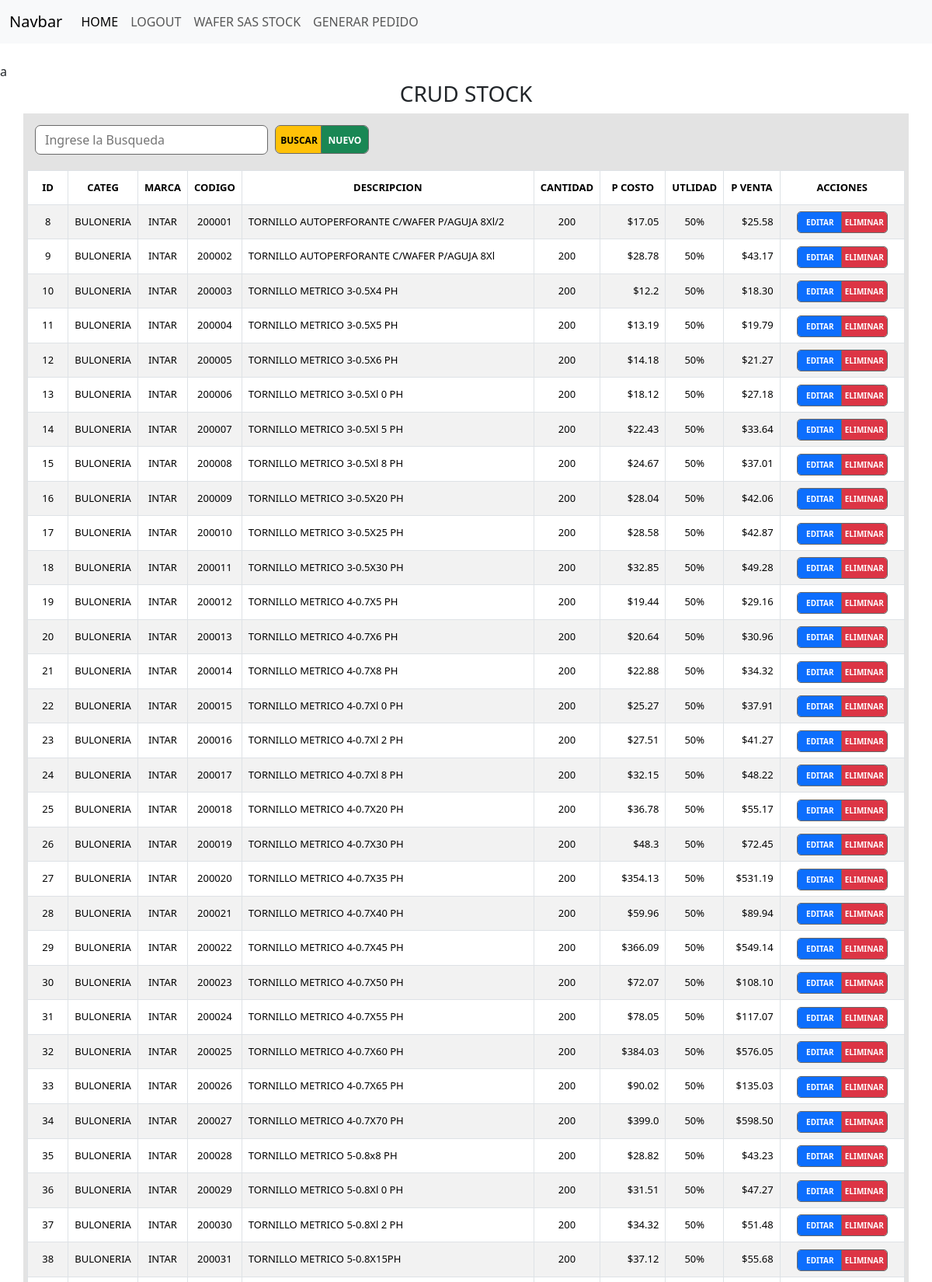
/stock/ (signed in, upper part), run on the app's committed database.
### stock/models.py (models this page shows, shortened)
class Producto(models.Model):
    categoria = models.ForeignKey(Categorias, on_delete=models.CASCADE)
    marca = models.ForeignKey(Marcas, on_delete=models.CASCADE)
    codigo = models.IntegerField()
    descripcion = models.CharField(max_length = 150)
    cantidad = models.IntegerField()
    precioCosto = models.FloatField(default=0.0)
    utilidad = models.ForeignKey(Utilidad, on_delete=models.CASCADE)
    precioPublico= models.FloatField(default=0.0)

class Categorias (models.Model):
    catNom = models.CharField(max_length = 50)
    catDescripcion= models.CharField(max_length=100)

class Marcas(models.Model):
    marcaNom = models.CharField(max_length = 50)
    marcaDescripcion= models.CharField(max_length=100)

class Utilidad(models.Model):
    utilValor = models.FloatField()
    utilDescripcion = models.CharField(max_length = 100)

### stock/views.py (the view)
# urls.py: path('',include('stock.urls')),
@login_required
def stock(request):
    form = ProductoBusqueda()
    if request.method == 'GET':
        print('va el GET')
        productos = Producto.objects.all()
        for producto in productos:
            producto.precioPublico= floatformat(producto.precioCosto*producto.utilidad.utilValor,2)
        return render(request, 'stock.html', {
            'form': form,
            'productos': productos
            })

### stock/forms.py
class ProductoBusqueda(forms.Form):
    descripcion = forms.CharField(
        max_length=50,
        label= '',
        widget=forms.TextInput(attrs={'class': 'form-control-outline','style': 'width: 300px;','placeholder':'Ingrese la Busqueda'})
    )

### stock/context_processor.py (called while the page is built)
def total_carrito(request):
    total = 0
    if request.user.is_authenticated:
        if "carrito" in request.session.keys():
            for key, value in request.session["carrito"].items():
                total += float(value["acumulado"])
    total = round(total, 2)
    return {"total_carrito": total}

### stock/templates/stock.html (shortened to what this page needs)
{% extends 'base.html' %} {% block content %} {% load static %}
<link rel="stylesheet" href="{% static '/css/stock.css' %}"> a
<div class="container">
    <div class="row">
        <div class="col-12 align-self-center">
            <h3>CRUD STOCK</h3>
        </div>
    </div>
    <div class="row">
        <div class="col-md-6 d-flex align-items-center" style="background-color:  #e3e3e3; padding: 5px;">
            <form class="d-flex align-items-center" method="post" action="{% url 'buscar' %}" style="padding: 5px;">
                <div class="d-flex align-items-center justify-content-center" style="padding: 5px;">
                    {{ form }}
                </div>
                <div style="padding: 5px;" class="btn-group">
                    <button type="submit" class="btn btn-warning">BUSCAR</button>
                    <a class="btn btn-success" href="{% url 'nuevo' %}">NUEVO</a>
                </div>
            </form>
        </div>
        <div class="col-md-6 d-flex align-items-center" style="background-color: #e3e3e3; padding: 5px; ">
        </div>
    </div>
    <div class="row">
        <div class="col" style="background-color: #e3e3e3; padding: 5px;">
            <div class="table-responsive">
                <form action="">
                    <table id="tabla" class="table table-striped table-bordered table-hover">
                        <thead>
                            <tr class="encabezados">
                                <th scope="col">ID</th>
                                <th scope="col">CATEG</th>
                                <th scope="col">MARCA</th>
                                <th scope="col">CODIGO</th>
                                <th scope="col">DESCRIPCION</th>
                                <th scope="col">CANTIDAD</th>
                                <th scope="col">P COSTO</th>
                                <th scope="col">UTLIDAD</th>
                                <th scope="col">P VENTA</th>
                                <th scope="col">ACCIONES</th>
                            </tr>
                        </thead>
                        <tbody>
                            {% for producto in productos %}
                            <tr class="contenido">
                                <td scope="row" class="columNum">{{ producto.id }}</td>
                                <td class="columCategoria">{{ producto.categoria.catNom }}</td>
                                <td class="columMarca">{{ producto.marca.marcaNom }}</td>
                                <td class="columNum">{{ producto.codigo }}</td>
                                <td class="columDescripcion">{{ producto.descripcion }}</td>
                                <td class="columNum">{{ producto.cantidad }}</td>
                                <td class="columMoneda">${{ producto.precioCosto }}</td>
                                <td class="columUtilidad">{{ producto.utilidad.utilDescripcion}}</td>
                                <td class="columMoneda">${{ producto.precioPublico}}</td>
                                <td class="centrarbotones">
                                    <div class="btn-group">
                                        <a class="btn btn-primary btn-sm " href="{% url 'actualizar' id=producto.id %}">EDITAR</a>
                                        <a class="btn btn-danger btn-sm" href="{% url 'eliminar' id=producto.id %}">ELIMINAR</a>
                                    </div>
                                </td>
                            </tr>
                            {% endfor %}
                        </tbody>
                    </table>
                </form>
            </div>
        </div>
    </div>
</div>
{% endblock %}

### stock/templates/base.html (shortened to what this page needs)
<!DOCTYPE html>
<html lang="en">
<head>
    <link href="https://cdn.jsdelivr.net/npm/bootstrap@5.3.2/dist/css/bootstrap.min.css" rel="stylesheet">
    <link href="https://getbootstrap.com/docs/5.3/assets/css/docs.css" rel="stylesheet">
</head>
<nav class="navbar navbar-expand-lg bg-light">
    <div class="container-fluid">
        <a class="navbar-brand" href="#">Navbar</a>
        <div class="collapse navbar-collapse" id="navbarNav">
            <ul class="navbar-nav">
                <li class="nav-item">
                    <a class="nav-link active" aria-current="page" href="/">HOME</a>
                </li>
                {% if user.is_authenticated %}
                <li class="nav-item">
                    <a class="nav-link" href="/logout">LOGOUT</a>
                </li>
                <li class="nav-item">
                    <a class="nav-link" href="/stock">WAFER SAS STOCK</a>
                </li>
                <li class="nav-item">
                    <a class="nav-link" href="/pedidos">GENERAR PEDIDO</a>
                </li>
                {%endif%}
            </ul>
        </div>
    </div>
</nav>
<br>
<body>
    {% block content %} {% endblock %}
</body>
</html>

### stock/static/css/stock.css (style rules this page uses)
.row .col-12 { text-align: center; }
.columMoneda { text-align: right; }
.columNum { text-align: center; }
.columCategoria { text-align: center; }
.columMarca { text-align: center; }
.columDescripcion { text-align: left; }
.columUtilidad { text-align: center; }
.centrarbotones { text-align: center; }
.table { font-size: 13px; width: 100%; border-collapse: collapse; line-height: 27px; padding: 2px; }
.table-responsive { text-align: center; align-items: center; }
.table td:nth-child(1), .table th:nth-child(1) { width: 5%; text-align: center; }
.table td:nth-child(2), .table th:nth-child(2) { width: 5%; }
.table td:nth-child(3), .table th:nth-child(3) { width: 5%; }
.table td:nth-child(4), .table th:nth-child(4) { width: 5%; }
.table td:nth-child(5) { width: 40%; text-align: left; }
.table th:nth-child(5) { width: 40%; text-align: center; }
.table td:nth-child(6), .table th:nth-child(6) { width: 5%; align-items: center; }
.table td:nth-child(7), .table th:nth-child(7) { width: 8%; }
.table td:nth-child(8), .table th:nth-child(8) { width: 5%; }
.table td:nth-child(9), .table th:nth-child(9) { width: 5%; }
.table td:nth-child(10), .table th:nth-child(10) { width: 15%; }
.btn { width: 58px; height: 26px; padding: 1px; font-size: 10px; font-weight: bold; text-align: center; line-height: 22px; outline-color: dimgrey; outline-style:solid; outline-width: 1px; }
.btn-warning { width: 60px; height: 35px;; padding: 1px; font-size: 12px; font-weight: bold; text-align: center; line-height: 33px; display: flex; justify-content: center; vertical-align: middle; outline-color: dimgrey; outline-style:solid; outline-width: 1px; }
.btn-success { width: 60px; height: 35px;; padding: 1px; font-size: 12px; font-weight: bold; text-align: center; line-height: 33px; display: flex; justify-content: center; vertical-align: middle; outline-color: dimgrey; outline-style:solid; outline-width: 1px; }
.encabezados { text-align: center; }
.form-control-outline { width: 400px; border: 1px solid dimgrey; padding: 0.375rem 0.75rem; border-radius: 7px; }

### data on the page
Producto: id "8", categoria.catNom "BULONERIA", marca.marcaNom "INTAR", codigo "200001", descripcion "TORNILLO AUTOPERFORANTE C/WAFER P/AGUJA 8Xl/2", cantidad "200", precioCosto "17.05", utilidad.utilDescripcion "50%", precioPublico "25.58"
Producto: id "9", categoria.catNom "BULONERIA", marca.marcaNom "INTAR", codigo "200002", descripcion "TORNILLO AUTOPERFORANTE C/WAFER P/AGUJA 8Xl", cantidad "200", precioCosto "28.78", utilidad.utilDescripcion "50%", precioPublico "43.17"
Producto: id "10", categoria.catNom "BULONERIA", marca.marcaNom "INTAR", codigo "200003", descripcion "TORNILLO METRICO 3-0.5X4 PH", cantidad "200", precioCosto "12.2", utilidad.utilDescripcion "50%", precioPublico "18.30"
Producto: id "11", categoria.catNom "BULONERIA", marca.marcaNom "INTAR", codigo "200004", descripcion "TORNILLO METRICO 3-0.5X5 PH", cantidad "200", precioCosto "13.19", utilidad.utilDescripcion "50%", precioPublico "19.79"
Producto: id "12", categoria.catNom "BULONERIA", marca.marcaNom "INTAR", codigo "200005", descripcion "TORNILLO METRICO 3-0.5X6 PH", cantidad "200", precioCosto "14.18", utilidad.utilDescripcion "50%", precioPublico "21.27"
Producto: id "13", categoria.catNom "BULONERIA", marca.marcaNom "INTAR", codigo "200006", descripcion "TORNILLO METRICO 3-0.5Xl 0 PH", cantidad "200", precioCosto "18.12", utilidad.utilDescripcion "50%", precioPublico "27.18"
Producto: id "14", categoria.catNom "BULONERIA", marca.marcaNom "INTAR", codigo "200007", descripcion "TORNILLO METRICO 3-0.5Xl 5 PH", cantidad "200", precioCosto "22.43", utilidad.utilDescripcion "50%", precioPublico "33.64"
Producto: id "15", categoria.catNom "BULONERIA", marca.marcaNom "INTAR", codigo "200008", descripcion "TORNILLO METRICO 3-0.5Xl 8 PH", cantidad "200", precioCosto "24.67", utilidad.utilDescripcion "50%", precioPublico "37.01"
Producto: id "16", categoria.catNom "BULONERIA", marca.marcaNom "INTAR", codigo "200009", descripcion "TORNILLO METRICO 3-0.5X20 PH", cantidad "200", precioCosto "28.04", utilidad.utilDescripcion "50%", precioPublico "42.06"
Producto: id "17", categoria.catNom "BULONERIA", marca.marcaNom "INTAR", codigo "200010", descripcion "TORNILLO METRICO 3-0.5X25 PH", cantidad "200", precioCosto "28.58", utilidad.utilDescripcion "50%", precioPublico "42.87"
Producto: id "18", categoria.catNom "BULONERIA", marca.marcaNom "INTAR", codigo "200011", descripcion "TORNILLO METRICO 3-0.5X30 PH", cantidad "200", precioCosto "32.85", utilidad.utilDescripcion "50%", precioPublico "49.28"
Producto: id "19", categoria.catNom "BULONERIA", marca.marcaNom "INTAR", codigo "200012", descripcion "TORNILLO METRICO 4-0.7X5 PH", cantidad "200", precioCosto "19.44", utilidad.utilDescripcion "50%", precioPublico "29.16"
Producto: id "20", categoria.catNom "BULONERIA", marca.marcaNom "INTAR", codigo "200013", descripcion "TORNILLO METRICO 4-0.7X6 PH", cantidad "200", precioCosto "20.64", utilidad.utilDescripcion "50%", precioPublico "30.96"
Producto: id "21", categoria.catNom "BULONERIA", marca.marcaNom "INTAR", codigo "200014", descripcion "TORNILLO METRICO 4-0.7X8 PH", cantidad "200", precioCosto "22.88", utilidad.utilDescripcion "50%", precioPublico "34.32"
Producto: id "22", categoria.catNom "BULONERIA", marca.marcaNom "INTAR", codigo "200015", descripcion "TORNILLO METRICO 4-0.7Xl 0 PH", cantidad "200", precioCosto "25.27", utilidad.utilDescripcion "50%", precioPublico "37.91"
Producto: id "23", categoria.catNom "BULONERIA", marca.marcaNom "INTAR", codigo "200016", descripcion "TORNILLO METRICO 4-0.7Xl 2 PH", cantidad "200", precioCosto "27.51", utilidad.utilDescripcion "50%", precioPublico "41.27"
Producto: id "24", categoria.catNom "BULONERIA", marca.marcaNom "INTAR", codigo "200017", descripcion "TORNILLO METRICO 4-0.7Xl 8 PH", cantidad "200", precioCosto "32.15", utilidad.utilDescripcion "50%", precioPublico "48.22"
Producto: id "25", categoria.catNom "BULONERIA", marca.marcaNom "INTAR", codigo "200018", descripcion "TORNILLO METRICO 4-0.7X20 PH", cantidad "200", precioCosto "36.78", utilidad.utilDescripcion "50%", precioPublico "55.17"
Producto: id "26", categoria.catNom "BULONERIA", marca.marcaNom "INTAR", codigo "200019", descripcion "TORNILLO METRICO 4-0.7X30 PH", cantidad "200", precioCosto "48.3", utilidad.utilDescripcion "50%", precioPublico "72.45"
Producto: id "27", categoria.catNom "BULONERIA", marca.marcaNom "INTAR", codigo "200020", descripcion "TORNILLO METRICO 4-0.7X35 PH", cantidad "200", precioCosto "354.13", utilidad.utilDescripcion "50%", precioPublico "531.19"
Producto: id "28", categoria.catNom "BULONERIA", marca.marcaNom "INTAR", codigo "200021", descripcion "TORNILLO METRICO 4-0.7X40 PH", cantidad "200", precioCosto "59.96", utilidad.utilDescripcion "50%", precioPublico "89.94"
Producto: id "29", categoria.catNom "BULONERIA", marca.marcaNom "INTAR", codigo "200022", descripcion "TORNILLO METRICO 4-0.7X45 PH", cantidad "200", precioCosto "366.09", utilidad.utilDescripcion "50%", precioPublico "549.14"
Producto: id "30", categoria.catNom "BULONERIA", marca.marcaNom "INTAR", codigo "200023", descripcion "TORNILLO METRICO 4-0.7X50 PH", cantidad "200", precioCosto "72.07", utilidad.utilDescripcion "50%", precioPublico "108.10"
Producto: id "31", categoria.catNom "BULONERIA", marca.marcaNom "INTAR", codigo "200024", descripcion "TORNILLO METRICO 4-0.7X55 PH", cantidad "200", precioCosto "78.05", utilidad.utilDescripcion "50%", precioPublico "117.07"
Producto: id "32", categoria.catNom "BULONERIA", marca.marcaNom "INTAR", codigo "200025", descripcion "TORNILLO METRICO 4-0.7X60 PH", cantidad "200", precioCosto "384.03", utilidad.utilDescripcion "50%", precioPublico "576.05"
Producto: id "33", categoria.catNom "BULONERIA", marca.marcaNom "INTAR", codigo "200026", descripcion "TORNILLO METRICO 4-0.7X65 PH", cantidad "200", precioCosto "90.02", utilidad.utilDescripcion "50%", precioPublico "135.03"
Producto: id "34", categoria.catNom "BULONERIA", marca.marcaNom "INTAR", codigo "200027", descripcion "TORNILLO METRICO 4-0.7X70 PH", cantidad "200", precioCosto "399.0", utilidad.utilDescripcion "50%", precioPublico "598.50"
Producto: id "35", categoria.catNom "BULONERIA", marca.marcaNom "INTAR", codigo "200028", descripcion "TORNILLO METRICO 5-0.8x8 PH", cantidad "200", precioCosto "28.82", utilidad.utilDescripcion "50%", precioPublico "43.23"
Producto: id "36", categoria.catNom "BULONERIA", marca.marcaNom "INTAR", codigo "200029", descripcion "TORNILLO METRICO 5-0.8Xl 0 PH", cantidad "200", precioCosto "31.51", utilidad.utilDescripcion "50%", precioPublico "47.27"
Producto: id "37", categoria.catNom "BULONERIA", marca.marcaNom "INTAR", codigo "200030", descripcion "TORNILLO METRICO 5-0.8Xl 2 PH", cantidad "200", precioCosto "34.32", utilidad.utilDescripcion "50%", precioPublico "51.48"
Producto: id "38", categoria.catNom "BULONERIA", marca.marcaNom "INTAR", codigo "200031", descripcion "TORNILLO METRICO 5-0.8X15PH", cantidad "200", precioCosto "37.12", utilidad.utilDescripcion "50%", precioPublico "55.68"
